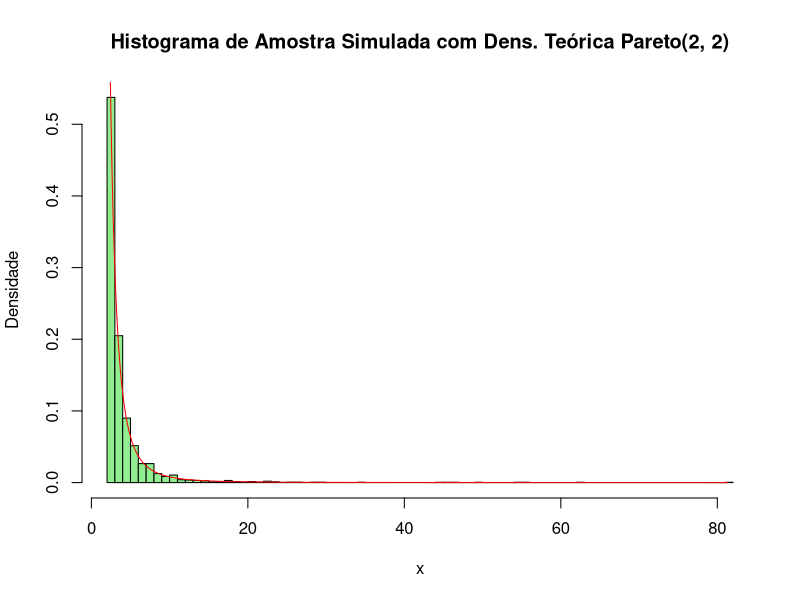

Write the R code that produced this figure.
## ---- chunk 1
set.seed(1)
a <- 2
b <- 2
n <- 2000
u <- runif(n)
x <- b * (u)^(-1/a)
print(summary(x))

hist(x, breaks = 100, prob = TRUE, col = 'lightgreen'
     , main = "Histograma de Amostra Simulada com Dens. Teórica Pareto(2, 2)"
     , xlab = 'x', ylab = 'Densidade')
y <- sort(x)
fy <- a * b^a * y^(- (a + 1))
lines (y, fy, col = 'red', lwd = 1)

## ---- chunk 2
1 + 1
## ---- chunk 3
#| echo: false
2 * 2
